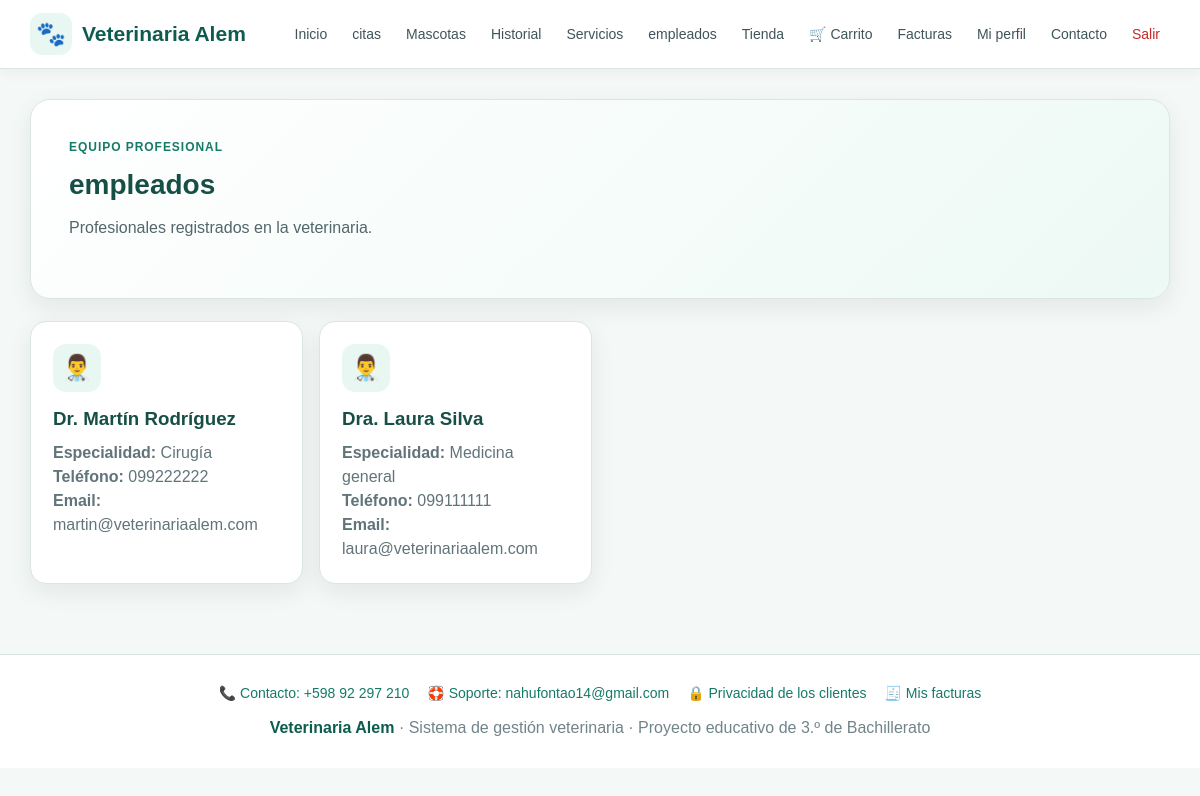
The page /empleados.php (signed in) on the database its author committed.
### tables this page shows
CREATE TABLE empleados(
 id INT AUTO_INCREMENT PRIMARY KEY,
 id_usuario INT NULL,
 nombre VARCHAR(100) NOT NULL,
 especialidad VARCHAR(100),
 puestos VARCHAR(100),
 horario VARCHAR(100),
 salario DECIMAL(10,2) NULL,
 rango VARCHAR(50),
 telefono VARCHAR(30),
 email VARCHAR(150)
);

### empleados.php (the view, shortened to what this page needs)
<?php
require "conexion.php";
require "includes/header.php";
$r = $conexion->query("SELECT * FROM empleados ORDER BY id DESC");
?>
<section class="hero">
    <div class="hero-kicker">Equipo profesional</div>
    <h2>empleados</h2>
    <p>Profesionales registrados en la veterinaria.</p>
</section>
<div class="grid">
    <?php while ($x = $r->fetch_assoc()): ?>
        <article class="card">
            <div class="feature-icon">👨‍⚕️</div>
            <h3><?= htmlspecialchars($x["nombre"]) ?></h3>
            <p><strong>Especialidad:</strong> <?= htmlspecialchars($x["especialidad"]) ?></p>
            <p><strong>Teléfono:</strong> <?= htmlspecialchars($x["telefono"]) ?></p>
            <p><strong>Email:</strong> <?= htmlspecialchars($x["email"]) ?></p>
        </article>
    <?php endwhile; ?>
</div>
<?php require "includes/footer.php"; ?>

### css/estilos.css (style rules this page uses)
* { box-sizing:border-box }
:root { --verde:#167a68; --verde-oscuro:#0e5c4f; --verde-claro:#e9f7f3; --azul:#2563eb; --rojo:#c62828; --amarillo:#d88900; --texto:#263238; --gris:#607d8b; --fondo:#f4f8f7; --blanco:#ffffff; --borde:#dbe5e2; --sombra:0 8px 24px rgba(25,55,50,.08); }
html { scroll-behavior:smooth }
body { margin:0; font-family:Arial,Helvetica,sans-serif; background:var(--fondo); color:var(--texto); line-height:1.5; }
.hero { background:linear-gradient(135deg,#ffffff 0%,#edf9f5 100%); border:1px solid var(--borde); border-radius:20px; padding:38px; box-shadow:var(--sombra); margin-bottom:22px; }
.hero-kicker { color:var(--verde); font-weight:700; text-transform:uppercase; letter-spacing:.08em; font-size:12px; margin-bottom:8px; }
.hero h1,.hero h2 { margin:0 0 10px; color:#164f45; }
.hero h2 { font-size:28px }
.hero p { margin:0 0 20px;color:#52666b;max-width:760px }
.grid { display:grid; grid-template-columns:repeat(4,1fr); gap:16px; }
.card,.form-card,.table-card { background:var(--blanco); border:1px solid var(--borde); border-radius:16px; padding:22px; box-shadow:var(--sombra); margin-bottom:20px; }
.card h3,.table-card h3 { margin:0 0 8px; color:#174f46; }
.card p { margin:0;color:#61747a }
.feature-icon { width:48px; height:48px; border-radius:13px; display:grid; place-items:center; background:var(--verde-claro); font-size:25px; margin-bottom:13px; }

### rows shown on the page
empleados: nombre "Dr. Martín Rodríguez", especialidad "Cirugía", telefono "099222222", email "martin@veterinariaalem.com"
empleados: nombre "Dra. Laura Silva", especialidad "Medicina general", telefono "099111111", email "laura@veterinariaalem.com"

### other values the page prints
VET_TELEFONO "+598 92 297 210"
VET_EMAIL_SOPORTE "nahufontao14@gmail.com"
